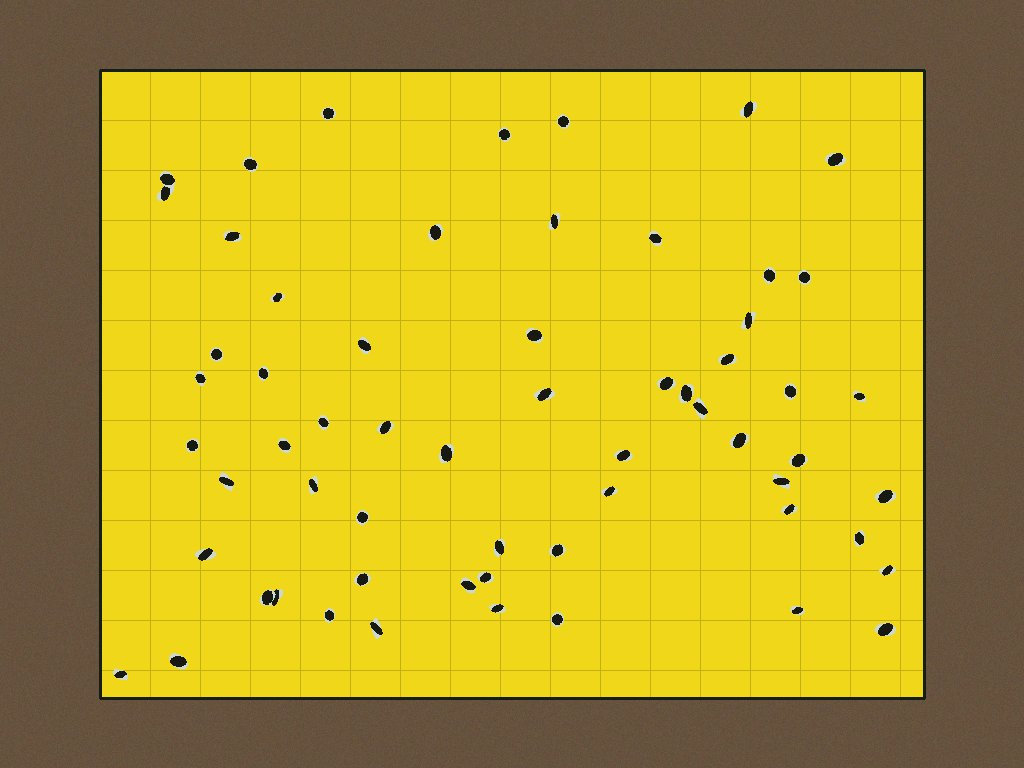
#> input picture cloud/data/images/trap1_1793500726_raw.jpg, 1024 x 768 px; its folder holds only this picture in this run
$ python -i detectors.py   (imports and definitions only)
#> lines starting #> are read from the running program, lines starting #| are printed output that depends on the picture; after the words box and inside, x2 and y2 are one past the last pixel; in counts of white or black regions, pixels touching at a corner belong together
#> further down, picture is the input picture: shape (768, 1024, 3); mean B, G, R 38.6, 165.8, 188.3
"""
AI / vision engines for PestPulse Smart Agriculture.

1. YOLO (Ultralytics) - Multi-scale deep neural vision for agricultural insect pests
   (Whitefly, Fall Armyworm, Tuta absoluta, Thrips, Aphids, Fruit Borer).
2. Calibrated Optical / Morphological Counter:
   - Sticky cards: Yellow (Whitefly), Blue (Thrips), White Delta (Tuta).
   - Macro specimen photos: Single prominent insect -> EXACT count of 1 with zero fragmentation.
   - Field crop canopy & foliage: Caterpillars, borers, aphid colonies, and leaf mines.
"""
import os
import cv2
import numpy as np

import config

COLORS = {  # BGR
    "whitefly": (0, 220, 255),       # Bright Yellow/White
    "fall_armyworm": (35, 45, 215),  # Crimson Red
    "tuta": (0, 110, 240),           # Amber Orange
    "tuta_adult": (0, 110, 240),
    "tuta_mine": (0, 110, 240),
    "thrips": (230, 150, 30),        # Cyan Blue
    "aphids": (40, 185, 60),         # Leaf Green
    "fruit_borer": (195, 60, 210),   # Purple Magenta
    "brown_planthopper": (40, 120, 180),
    "liriomyza": (220, 80, 30),
    "liriomyza_adult": (220, 80, 30),
    "liriomyza_mine": (220, 80, 30),
    "insect": (0, 220, 255),
    "moth": (0, 110, 240),
}
DEFAULT_COLOR = (0, 200, 240)


# ----------------------------------------------------------------------------- YOLO
class _Yolo:
    def __init__(self, path):
        self.model = None
        self.path = path
        if os.path.exists(path):
            try:
                from ultralytics import YOLO  # imported lazily
                self.model = YOLO(path)
                print(f"[AI] YOLO model loaded: {path}")
            except Exception as e:  # noqa: BLE001
                print(f"[AI] Could not load YOLO model {path}: {e}. Using OpenCV fallback.")

    @property
    def ready(self):
        return self.model is not None

    # [44 lines left out: function run, not called in this run]


_trap_yolo = None
_leaf_yolo = None


def _models():
    global _trap_yolo, _leaf_yolo
    if _trap_yolo is None or (not _trap_yolo.ready and os.path.exists(config.TRAP_MODEL_PATH)):
        _trap_yolo = _Yolo(config.TRAP_MODEL_PATH)
    if _leaf_yolo is None or (not _leaf_yolo.ready and os.path.exists(config.LEAF_MODEL_PATH)):
        _leaf_yolo = _Yolo(config.LEAF_MODEL_PATH)
    return _trap_yolo, _leaf_yolo


# ----------------------------------------------------------------------------- helpers
# [43 lines left out: functions decode, _largest_region, annotate, not called in this run]


# ----------------------------------------------------------------------------- trap cards & macro photos
def classic_trap_count(img, trap_type="sticky_yellow", crop_type="Tomato", suspected_pest=None):
    """
    High-accuracy optical insect analyzer with 3 distinct operational modes:
    1. sticky_trap: Yellow card (Whitefly), Blue card (Thrips), White Delta (Tuta).
    2. macro_specimen: Single isolated insect on light/neutral background -> EXACT COUNT OF 1.
    3. foliage_macro_scan: Field crop canopy with caterpillars, borers, or aphid clusters.
    """
#> called with trap_type = 'sticky_yellow', crop_type = 'Tomato'
    h, w = img.shape[:2]
    scale = 1000.0 / max(h, w) if max(h, w) > 1000 else 1.0
    small = cv2.resize(img, (int(w * scale), int(h * scale)), interpolation=cv2.INTER_AREA) if scale < 1.0 else img.copy()
    wh, ww = small.shape[:2]

    hsv = cv2.cvtColor(small, cv2.COLOR_BGR2HSV)
#> hsv: shape (750, 1000, 3); mean H, S, V 22.8, 181.9, 188.3
    H, S, V = cv2.split(hsv)
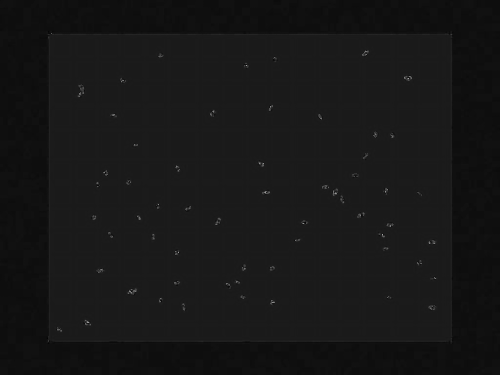
#> H: shape (750, 1000) (shown at 1/2 size); min 0, max 178, mean 22.8
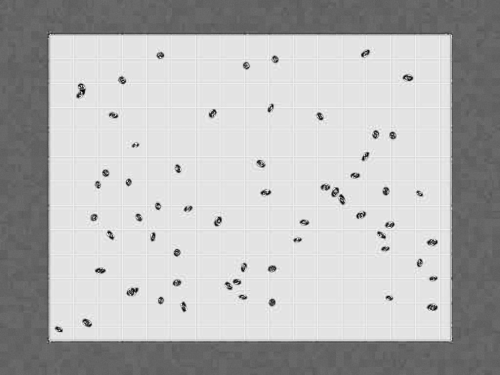
#> S: shape (750, 1000) (shown at 1/2 size); min 0, max 255, mean 181.9
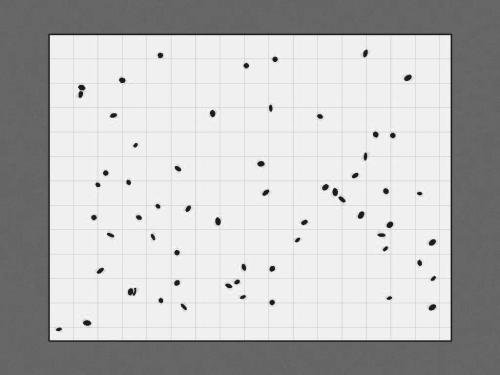
#> V: shape (750, 1000) (shown at 1/2 size); min 15, max 253, mean 188.3
    gray = cv2.cvtColor(small, cv2.COLOR_BGR2GRAY)
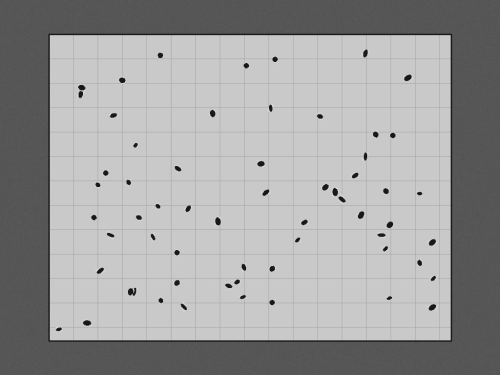
#> gray: shape (750, 1000) (shown at 1/2 size); min 11, max 226, mean 158

    total_px = wh * ww
    yellow_ratio = np.count_nonzero((H >= 12) & (H <= 45) & (S >= 40) & (V >= 60)) / total_px
#> yellow_ratio = 0.982
    blue_ratio = np.count_nonzero((H >= 90) & (H <= 140) & (S >= 45) & (V >= 50)) / total_px
#> blue_ratio = 1.73e-05
    green_ratio = np.count_nonzero((H >= 28) & (H <= 95) & (S >= 35)) / total_px
#> green_ratio = 0.0194
    mean_v = float(np.mean(V))
#> mean_v = 188.3

    is_yellow_trap = (yellow_ratio > 0.18) or ("yellow" in trap_type.lower()) or ("sticky" in trap_type.lower() and green_ratio < 0.25)
#> is_yellow_trap = True
    is_blue_trap = (blue_ratio > 0.12) or ("blue" in trap_type.lower())
#> is_blue_trap = False
    is_delta_trap = ("delta" in trap_type.lower())

    # -------------------------------------------------------------------------
    # Mode 1: Sticky Trap Card
    # -------------------------------------------------------------------------
    if is_yellow_trap or is_blue_trap or is_delta_trap:
        bg = cv2.medianBlur(gray, 31)
        diff = cv2.absdiff(gray, bg)
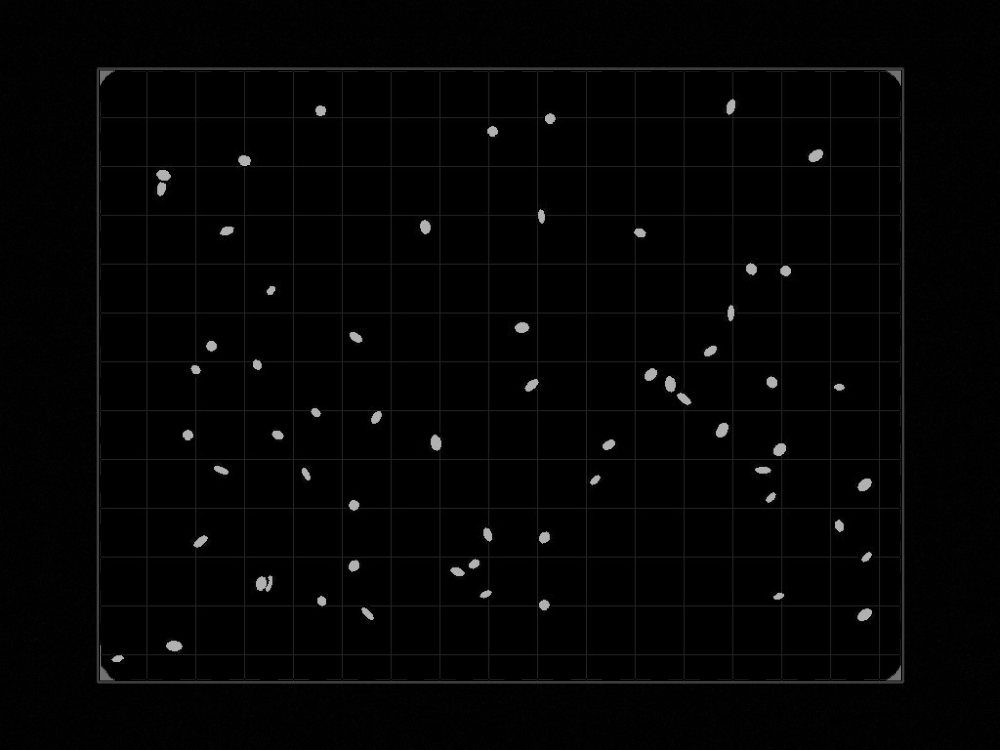
#> diff: shape (750, 1000); min 0, max 190, mean 3.5

        if is_yellow_trap:
            card_mask = ((H >= 12) & (H <= 45) & (S >= 40) & (V >= 60)).astype(np.uint8) * 255
#> card_mask: shape (750, 1000); 98.2% white; 73 black regions (13 under 20 px), largest, box (x1, y1, x2, y2) and area: (94, 62, 907, 686) 7375, (155, 168, 171, 196) 261, (255, 576, 275, 591) 210
            target_species = "whitefly"
        elif is_blue_trap:
            card_mask = ((H >= 90) & (H <= 140) & (S >= 45) & (V >= 50)).astype(np.uint8) * 255
            target_species = "thrips"
        else:
            card_mask = ((S <= 55) & (V >= 155)).astype(np.uint8) * 255
            target_species = "tuta"

        card_mask = cv2.morphologyEx(card_mask, cv2.MORPH_CLOSE, cv2.getStructuringElement(cv2.MORPH_RECT, (25, 25)))
#> card_mask: shape (750, 1000); every value is 255
#> (the rest of the program and of its run is left out)
